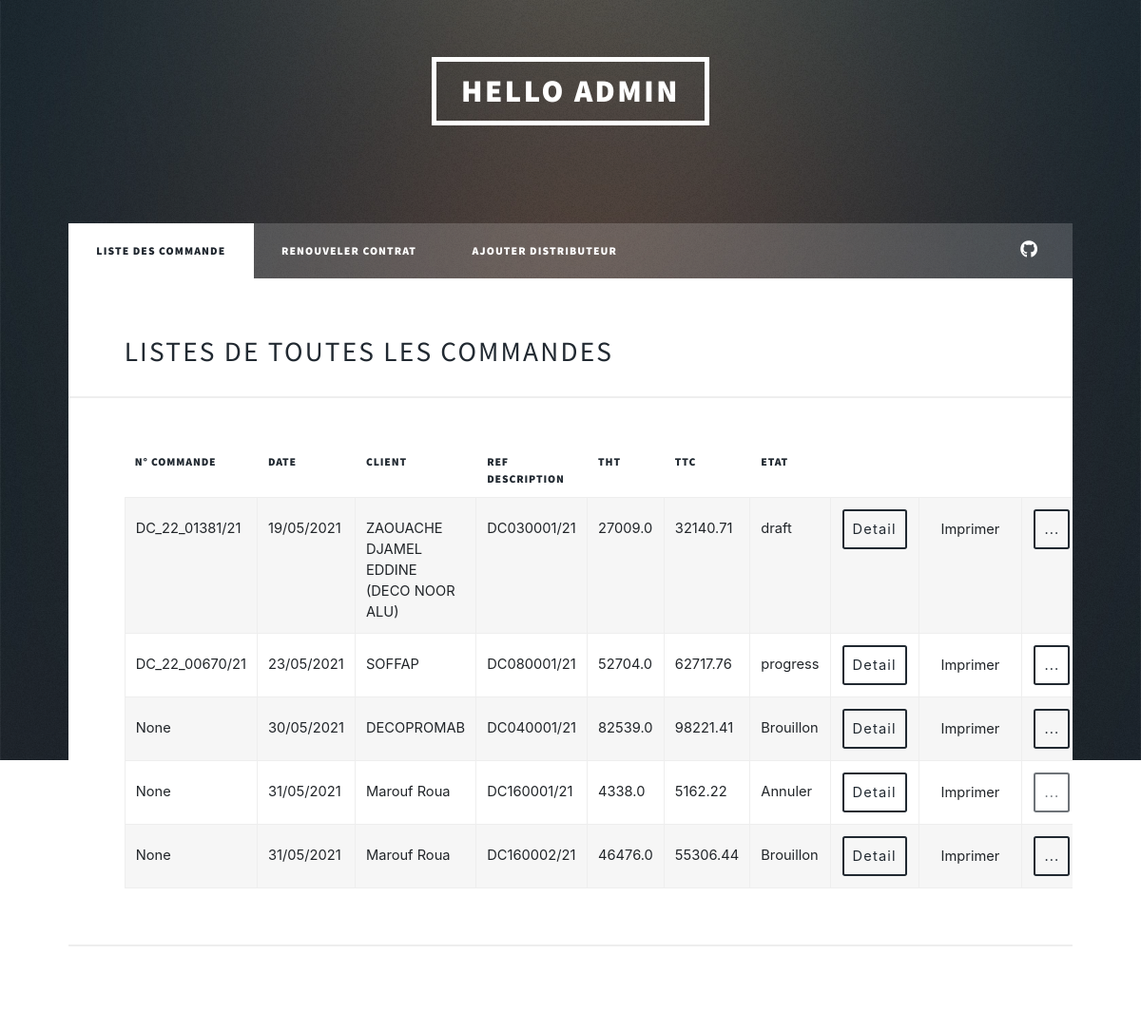
The page /commerciale/listCommandesC (signed in) on the database its author committed.
### distributeur/models.py (models this page shows)
class Commande(models.Model):
    id = models.AutoField(primary_key=True)
    n_commande_odoo = models.CharField(null=True, blank=True, max_length=255)
    reference_description = models.CharField(max_length=255)
    destributeur = models.ForeignKey(Distributeur, on_delete=models.CASCADE)
    societe = models.CharField(default='Strugal', max_length=255)
    totaleHT = models.FloatField()
    totaleTTC = models.FloatField()
    etat = models.CharField(default='Brouillon', max_length=255)
    date = models.CharField(
        default=date.today().strftime("%d/%m/%Y"), max_length=255)

class Distributeur(models.Model):
    user = models.ForeignKey(User, null=True, on_delete=models.CASCADE)
    id = models.AutoField(primary_key=True)
    nom = models.CharField(max_length=255)
    adress = models.CharField(max_length=255)
    tel_fix = models.CharField(null=True, blank=True, max_length=255)
    tel_portable = models.CharField(null=True, blank=True, max_length=255)
    couriel = models.CharField(null=True, blank=True, max_length=255)
    civilite = models.IntegerField(null=True, blank=True)
    site_web = models.CharField(null=True, blank=True, max_length=255)
    rcn = models.CharField(max_length=255)
    date_enregistrement_rc = models.CharField(max_length=255)
    nis = models.CharField(null=True, blank=True, max_length=255)
    ifn = models.CharField(max_length=255)
    art = models.CharField(max_length=255)
    date_debut_activité = models.CharField(
        null=True, blank=True, max_length=255)
    date_effet = models.CharField(null=True, blank=True, max_length=255)
    date_echeance = models.CharField(null=True, blank=True, max_length=255)
    status = models.CharField(max_length=255)
    nbr_facture = models.IntegerField(default=0)
    def __str__(self):
        return self.nom

### commerciale/views.py (the view)
# urls.py: path("listCommandesC", views.listCommandes, name="listCommandes"),
def listCommandes(request):
    commande = Commande.objects.all()
    context = {
        "commande": commande
    }
    return render(
        request, "commerciale/listCommandes.html", context)

### templates/commerciale/listCommandes.html (shortened to what this page needs)
{%extends 'base.html'%} {% block title %} Welcome {% endblock %}
{% block content %}
<div id="wrapper">
   <link rel="stylesheet" href="https://maxcdn.bootstrapcdn.com/bootstrap/4.5.2/css/bootstrap.min.css">
  {% include 'partials/_header.html'%}
  {% include 'partials/_nav_com.html'%}
  <div id="main">
    <h2>Listes de toutes les commandes</h2>
    <div class="table-wrapper">
      <table class="alt">
          <thead>
              <tr>
                  <th>N° Commande</th>
                  <th>Date</th>
                  <th>Client</th>
                  <th>Ref Description</th>
                  <th>THT</th>
                  <th>TTC</th>
                  <th>Etat</th>
              </tr>
          </thead>
          <tbody>
              {% for com in commande %}
              <tr>
                  <td>{{com.n_commande_odoo}}</td>
                  <td>{{com.date}}</td>
                  <td>{{com.destributeur}}</td>
                  <td>{{com.reference_description}}</td>
                  <td>{{com.totaleHT}}</td>
                  <td>{{com.totaleTTC}}</td>
                  <td>{{com.etat}}</td>
                  <td><button
                    id="{{com.id}}"
                    onClick=showDetail(this.id)
                    type="button"
                    class="btn "
                    data-toggle="modal" data-target="#exampleModal"
                  >Detail</button></td>
                  <td>
                    <a
                    id="{{com.id}}"
                    onClick=showDetail(this.id)
                    type="button"
                    class="btn "
                    href="{% url 'pdf_view' com.id %}"
                    target="_blank"
                  >Imprimer</a>
                  </td>
                  <td>
                    <div class="dropdown">
                      <button
                      {% if com.etat == 'Annuler' or com.etat == 'done' %}
                      class="btn disabled"
                      {% else %}
                      class="btn"
                      {% endif %}
                      type="button"
                      id="dropdownMenuButton"
                      data-toggle="dropdown"
                      aria-expanded="false">
                        ...
                      </button>
                    </div>
                  </td>
              </tr>
              {% endfor %}
          </tbody>
      </table>
    </div>
    <hr />
  </div>
</div>
{% endblock %}

### templates/partials/_header.html (shortened to what this page needs)
<header id="header">
  <a class="logo">Hello {{request.user}}</a>
  <br /><br />
</header>

### rows shown on the page
Commande: n_commande_odoo "DC_22_01381/21", date "19/05/2021", destributeur "ZAOUACHE DJAMEL EDDINE (DECO NOOR ALU)", reference_description "DC030001/21", totaleHT "27009.0", totaleTTC "32140.71", etat "draft"
Commande: n_commande_odoo "DC_22_00670/21", date "23/05/2021", destributeur "SOFFAP", reference_description "DC080001/21", totaleHT "52704.0", totaleTTC "62717.76", etat "progress"
Commande: n_commande_odoo "None", date "30/05/2021", destributeur "DECOPROMAB", reference_description "DC040001/21", totaleHT "82539.0", totaleTTC "98221.41", etat "Brouillon"
Commande: n_commande_odoo "None", date "31/05/2021", destributeur "Marouf Roua", reference_description "DC160001/21", totaleHT "4338.0", totaleTTC "5162.22", etat "Annuler"
Commande: n_commande_odoo "None", date "31/05/2021", destributeur "Marouf Roua", reference_description "DC160002/21", totaleHT "46476.0", totaleTTC "55306.44", etat "Brouillon"

### other values the page prints
{{ request.user }} "ADMIN"
